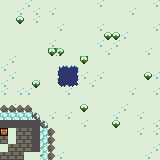

A level layout from a 2D game, rendered from its tile map. Below: a short description, then the map file with its tile-grid data intact:
An orthogonal 20x20 tile map with 8x8 px tiles, 3 tile layers (Tile Layer 2, Tile Layer 1, Tile Layer 3).

<map version="1.10" tiledversion="1.10.2" orientation="orthogonal" renderorder="right-down" width="20" height="20" tilewidth="8" tileheight="8" infinite="0" nextlayerid="4" nextobjectid="1">
 <tileset firstgid="1" source="tileset2.tsx" />
 <layer id="2" name="Tile Layer 2" width="20" height="20">
  <data encoding="csv">
0,0,0,0,0,0,0,0,0,0,0,0,0,0,0,0,0,0,0,0,
0,0,0,0,0,0,0,0,0,0,0,0,0,0,0,0,0,0,0,0,
0,0,0,0,0,0,0,0,0,0,0,0,0,0,0,0,0,0,0,0,
0,0,0,0,0,0,0,0,0,0,0,0,0,0,0,0,0,0,0,0,
0,0,0,0,0,0,0,0,0,0,0,0,0,0,0,0,0,0,0,0,
0,0,0,0,0,0,0,0,0,0,0,0,0,0,0,0,0,0,0,0,
0,0,0,0,0,0,0,0,0,0,0,0,0,0,0,0,0,0,0,0,
0,0,0,0,0,0,0,0,0,0,0,0,0,0,0,0,0,0,0,0,
0,0,0,0,0,0,0,449,449,449,0,0,0,0,0,0,0,0,0,0,
0,0,0,0,0,0,0,449,449,449,0,0,0,0,0,0,0,0,0,0,
0,0,0,0,0,0,0,449,449,449,0,0,0,0,0,0,0,0,0,0,
0,0,0,0,0,0,0,0,0,0,0,0,0,0,0,0,0,0,0,0,
0,0,0,0,0,0,0,0,0,0,0,0,0,0,0,0,0,0,0,0,
385,386,385,385,385,385,385,0,0,0,0,0,0,0,0,0,0,0,0,0,
0,0,0,0,385,385,386,0,0,0,0,0,0,0,0,0,0,0,0,0,
0,0,0,0,0,385,385,385,0,0,0,0,0,0,0,0,0,0,0,0,
0,0,0,0,0,385,385,385,0,0,0,0,0,0,0,0,0,0,0,0,
0,0,0,0,0,385,385,385,0,0,0,0,0,0,0,0,0,0,0,0,
0,0,0,0,0,385,385,385,0,0,0,0,0,0,0,0,0,0,0,0,
0,0,0,0,0,385,385,385,0,0,0,0,0,0,0,0,0,0,0,0
</data>
 </layer>
 <layer id="1" name="Tile Layer 1" width="20" height="20">
  <data encoding="csv">
385,385,385,386,385,385,385,385,385,385,385,385,386,385,385,385,385,385,385,386,
385,385,386,385,386,385,386,385,385,385,385,385,385,385,385,385,386,385,385,385,
385,385,385,385,386,385,385,385,385,385,385,385,385,385,385,385,385,385,385,385,
385,385,385,385,385,385,385,386,385,385,385,385,386,385,385,385,385,385,385,386,
385,385,385,385,385,385,385,385,385,385,385,385,385,385,385,386,385,385,385,385,
385,385,385,385,385,385,386,385,385,385,385,385,386,385,386,385,385,385,385,385,
385,385,385,385,385,385,385,385,385,385,385,385,385,386,385,385,385,385,386,385,
385,386,385,385,385,385,385,385,385,385,385,385,385,385,385,385,385,385,385,385,
386,385,385,385,385,385,385,389,390,391,385,385,385,385,385,385,385,385,385,385,
385,386,385,385,385,385,385,421,422,423,386,385,386,385,385,385,385,385,385,386,
386,385,385,385,386,385,385,453,454,455,385,386,385,385,385,385,385,385,385,385,
386,385,386,386,385,385,385,385,386,385,385,385,385,385,385,385,386,385,385,386,
385,385,385,385,385,385,385,385,385,385,385,385,385,385,385,385,385,385,385,385,
496,496,496,496,385,385,385,385,385,385,385,385,385,385,385,386,385,385,385,385,
433,433,433,433,2684355065,385,386,385,386,385,385,385,385,385,386,385,385,386,385,385,
737,737,737,737,737,2684355129,385,385,385,385,386,385,385,385,385,385,385,385,385,386,
902,385,674,674,737,2684354963,2684355056,385,385,385,385,385,385,385,385,385,385,386,385,386,
674,385,674,674,737,2684354963,2684355056,385,385,385,385,385,385,385,385,385,385,385,385,385,
385,674,674,674,737,2684354961,2684355056,385,385,385,385,385,385,385,385,385,385,385,385,386,
674,674,674,385,385,2684354960,2684355056,386,385,385,385,385,385,385,385,385,385,385,386,385
</data>
 </layer>
 <layer id="3" name="Tile Layer 3" width="20" height="20">
  <data encoding="csv">
0,0,0,0,0,0,0,0,0,0,0,0,0,0,0,0,0,0,0,0,
0,0,0,0,0,0,0,0,0,0,0,0,0,0,0,0,0,0,0,0,
0,0,21,0,0,0,0,0,0,0,0,0,0,0,0,0,0,0,0,0,
0,0,0,0,0,0,0,0,0,0,0,0,0,0,0,0,0,0,0,0,
0,0,0,0,0,0,0,0,0,0,0,0,0,21,21,0,0,0,0,0,
0,0,0,0,0,0,0,0,0,0,0,0,0,0,0,0,0,0,0,0,
0,0,0,0,0,0,87,56,0,0,0,0,0,0,0,0,0,0,0,0,
0,0,0,0,0,0,0,0,0,0,87,0,0,0,0,0,0,0,0,0,
0,0,0,0,0,0,0,0,0,0,0,0,0,0,0,0,0,0,0,0,
0,0,0,0,0,0,0,0,0,0,0,0,0,0,0,0,0,0,21,0,
0,0,0,0,21,0,0,0,0,0,0,0,0,0,0,0,0,0,0,0,
0,0,0,0,0,0,0,0,0,0,0,0,0,0,0,0,0,0,0,0,
0,0,0,0,0,0,0,0,0,0,0,0,0,0,0,0,0,0,0,0,
0,0,0,0,0,0,0,0,0,0,21,0,0,0,0,0,0,0,0,0,
0,0,0,0,0,0,0,0,0,0,0,0,0,0,0,0,0,0,0,0,
0,0,0,0,0,0,0,0,0,0,0,0,0,0,21,0,0,0,0,0,
0,0,0,0,0,0,0,0,0,0,0,0,0,0,0,0,0,0,0,0,
0,0,0,0,0,0,0,0,0,0,0,0,0,0,0,0,0,0,0,0,
0,0,0,0,0,0,0,0,0,0,0,0,0,0,0,0,0,0,0,0,
0,0,0,0,0,0,0,0,0,0,0,0,0,0,0,0,0,0,0,0
</data>
 </layer>
</map>
